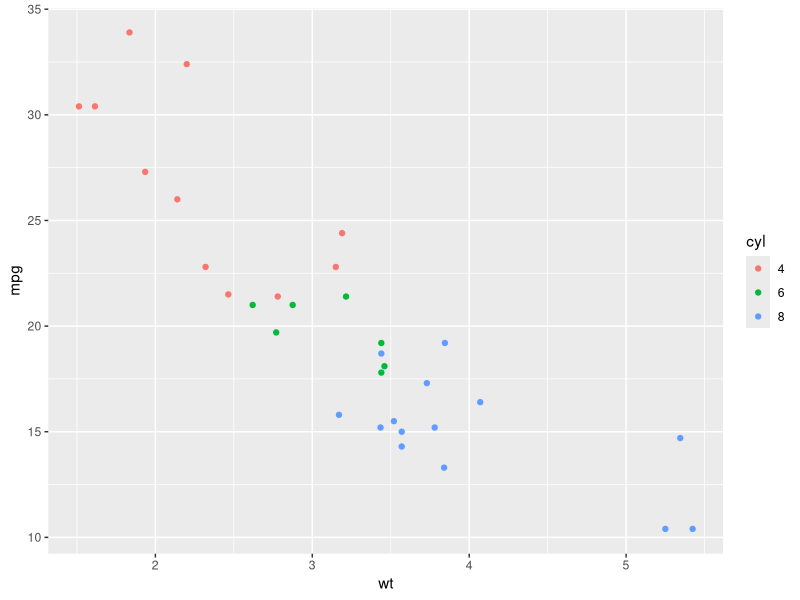
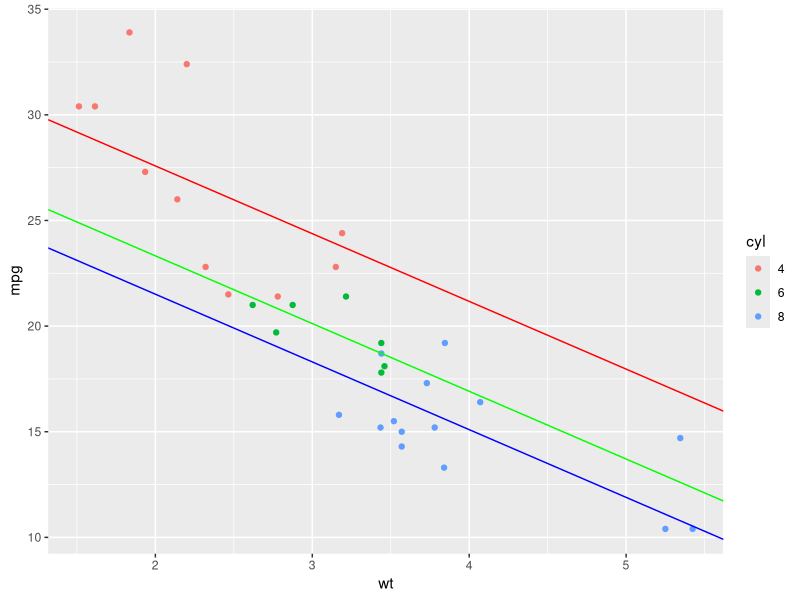
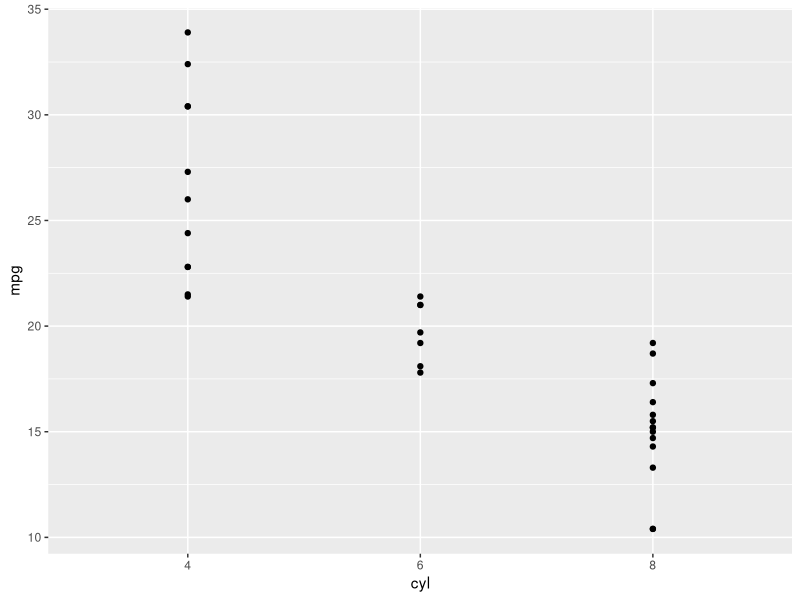
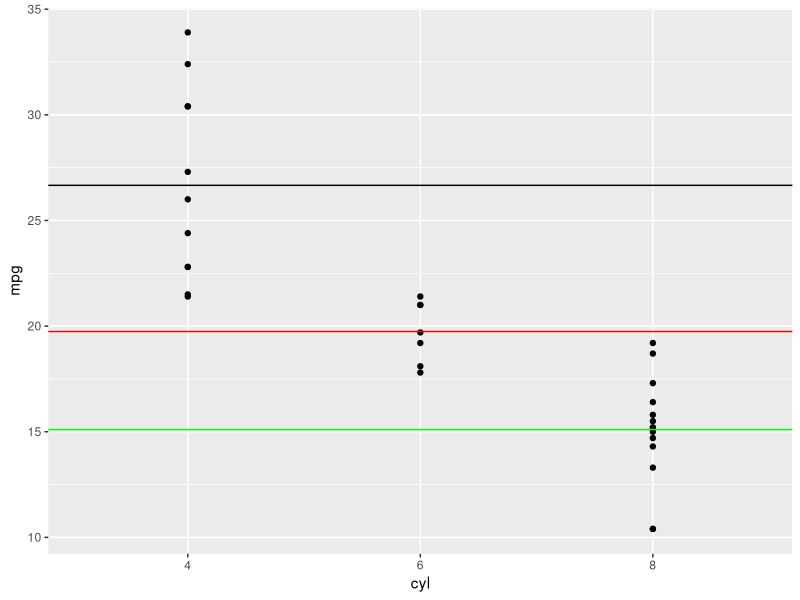
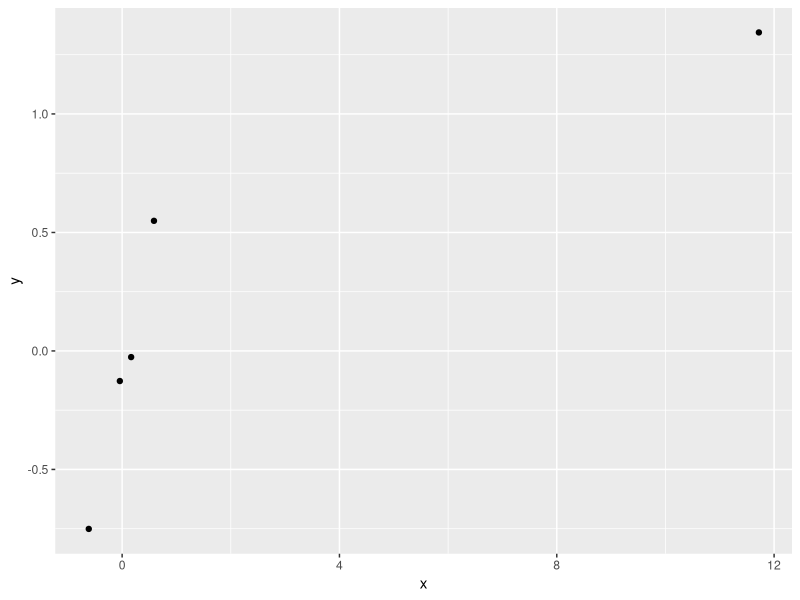

Source code (R) for these figures, in order:

# 1 -----------------------------------------------------------------------
data = mtcars

data$cyl = as.factor(data$cyl)

fit = lm(mpg ~ cyl + wt, data = data)

summary(fit)

library(tidyverse)

# Da mudanca esperada de carros com cilindros de 4 e cilindros de 8, tem-se uma mudanca
#de -6,0709, a qual corresponde a diferenca de media entre os dois
g = ggplot(data = data, aes(y = mpg, x = cyl)) + 
  geom_point()

g2 = ggplot(data = data, aes(y = mpg, x = wt)) + 
  geom_point(aes(fill = cyl, color = cyl))
g2
# 2 -----------------------------------------------------------------------
data = mtcars 

data$cyl = as.factor(data$cyl)

fit2 = lm(mpg ~ cyl + wt, data = data)
summary(fit2)

g2 = g2 + geom_abline(intercept = coef(fit2)[1], slope = coef(fit2)[4], color = 'red')
g2 = g2 + geom_abline(intercept = coef(fit2)[1] + coef(fit2)[2], slope = coef(fit2)[4], color = 'green')
g2 = g2 + geom_abline(intercept = coef(fit2)[1] + coef(fit2)[3], slope = coef(fit2)[4], color = 'blue')
g2

#Realizar o fit com o 4 sem ser a referencia, assim ele literalmente traz a media dos tres, muito lindo 
fit2semreferencia = lm(mpg ~ wt + cyl - 1, data = data)
summary(fit2semreferencia)  

#wt constante
fit3 = lm(mpg ~ cyl, data = data)
summary(fit3)

g3 = ggplot(data = data, aes(y = mpg, x = cyl)) + 
  geom_point()
g3

g3 = g3 + geom_abline(intercept = coef(fit3)[1], slope = 0, color = 'black')
g3 = g3 + geom_abline(intercept = coef(fit3)[1] + coef(fit3)[2],slope = 0, color = 'red')
g3 = g3 + geom_abline(intercept = coef(fit3)[1] + coef(fit3)[3], slope = 0, color = 'green')
g3

#Coloquei alternativa 

# Holding weight constant, cylinder appears to have more of an impact on mpg than if weight is disregarded.


# 3 -----------------------------------------------------------------------
data = mtcars

data$cyl = as.factor(data$cyl)

fit4 = lm(mpg ~ cyl + wt, data = data)

fit5 = lm(mpg ~ cyl*wt, data = data)

summary(fit4)

summary(fit5)

#Realizando ANOVA entre fit4 e fit5, tem-se que o fit4 eh a referencia, a qual nao possui o termo de interferencia, 
#Deste modo, sera que a adicao dos termos de referencia eh estatisricamente relevante?
# MUITO BONITO, MUITO BONITO
anova(fit4, fit5)

# 4
data = mtcars

data$cyl = as.factor(data$cyl)

fit6 = lm(mpg ~ I(wt * 0.5) + factor(cyl), data = data)

summary(fit6)

# 5
x <- c(0.586, 0.166, -0.042, -0.614, 11.72)
y <- c(0.549, -0.026, -0.127, -0.751, 1.344)

#Vamos visualizar estes dados neh

hatdata = data.frame(y = y , x = x)

ghat = ggplot(data = hatdata, aes(y = y, x = x)) + 
  geom_point()
ghat

hatfit = lm(y ~ x, data = hatdata)

hatvalues(hatfit)

# 6
x <- c(0.586, 0.166, -0.042, -0.614, 11.72)
y <- c(0.549, -0.026, -0.127, -0.751, 1.344)

dfbetas(hatfit)















